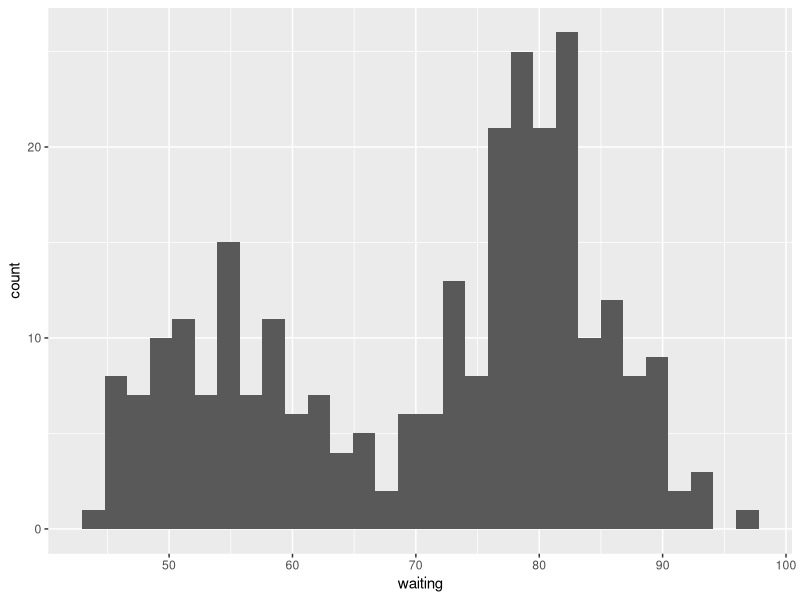

The R source for this figure:
## ---- chunk 1
library(tidyverse)
library(scales)
## ---- chunk 2
data <- datasets::faithful

## ---- chunk 3
data %>% ggplot(aes(x=waiting))+geom_histogram()
